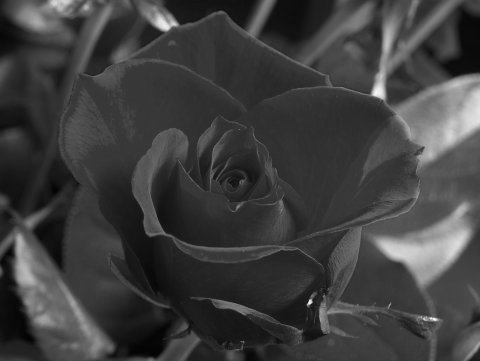
%> input picture HW1/HistogramMatching/rose.jpg, 480 x 361 px
$ octave hist_matching.m   (GNU Octave 9; MATLAB toolbox functions it lacks are replaced by stand-ins)
%> lines starting %> are read from the running program, lines starting %| are printed output that depends on the picture
im1=imread('rose.jpg');
%> im1 is the input picture: size 361x480 uint8; min 1, max 255, mean 62.7
im2=imread('cameraman.tif'); % Reference image
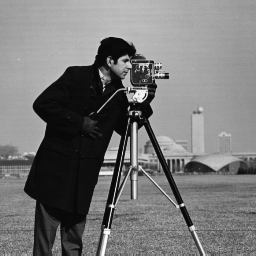
%> input picture HW1/HistogramMatching/cameraman.tif, 256 x 256 px
%> im2 is the input picture: size 256x256 uint8; min 7, max 253, mean 118.7
if ndims(im1) == 3
    im1 = rgb2gray(im1);
end

M = zeros(256,1,'uint8');

figure(1);
subplot(1,2,1), imshow(im1);
subplot(1,2,2), imhist(im1);
title('Original image and its histogram');
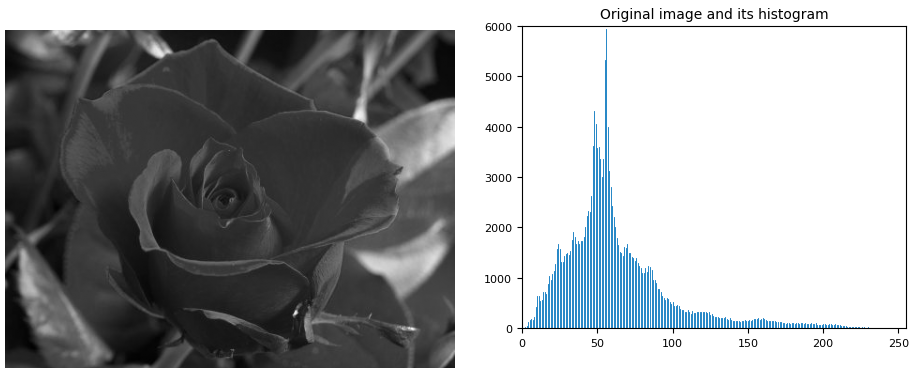
%> figure redrawn from the program's plot data, 2 panels
hist1 = imhist(im1); % Compute histogram
%> hist1 = 256 values, max 5941 at index 57, min 0 at index 1, mean 676.9

figure(2);
subplot(1,2,1), imshow(im2);
subplot(1,2,2), imhist(im2);
title('Reference image and its histogram');
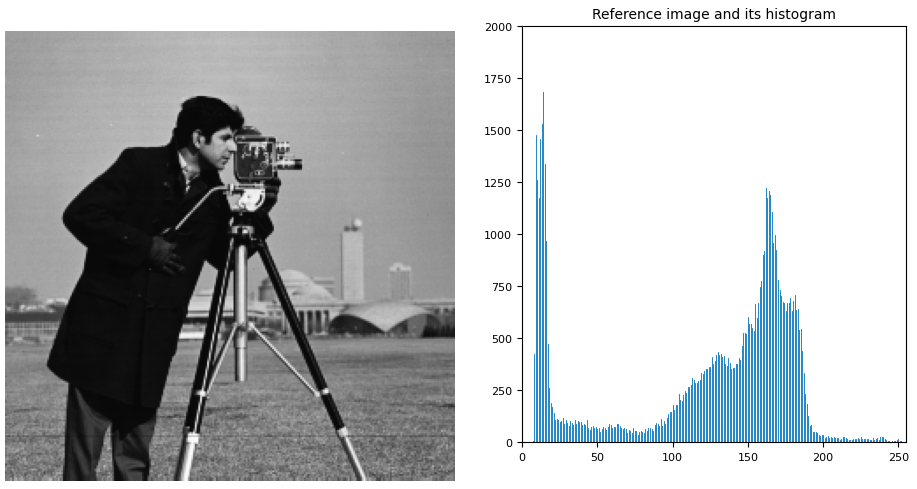
%> figure redrawn from the program's plot data, 2 panels
hist2 = imhist(im2); % Compute histogram
%> hist2 = 256 values, max 1685 at index 15, min 0 at index 1, mean 256

cdf1 = cumsum(hist1) / numel(im1); % Compute CDFs
%> cdf1 = 256 values from 0 to 1
cdf2 = cumsum(hist2) / numel(im2);
%> cdf2 = 256 values from 0 to 1
for idx = 1:256
    [~, ind] = min(abs(cdf1(idx) - cdf2));
    M(idx) = ind - 1;
end
%> this loop made 256 passes
%> ind on passes 1 to 3: 1, 1, 8
%> after the loop, M = 256 values from 0 to 253
out = M(double(im1)+1);
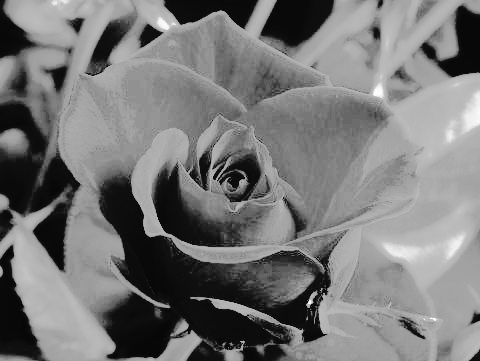
%> out: size 361x480 uint8; min 0, max 253, mean 119.4

figure(3);
subplot(1,2,1), imshow(out);
subplot(1,2,2), imhist(out);
title('Result Image and its histogram after matching');
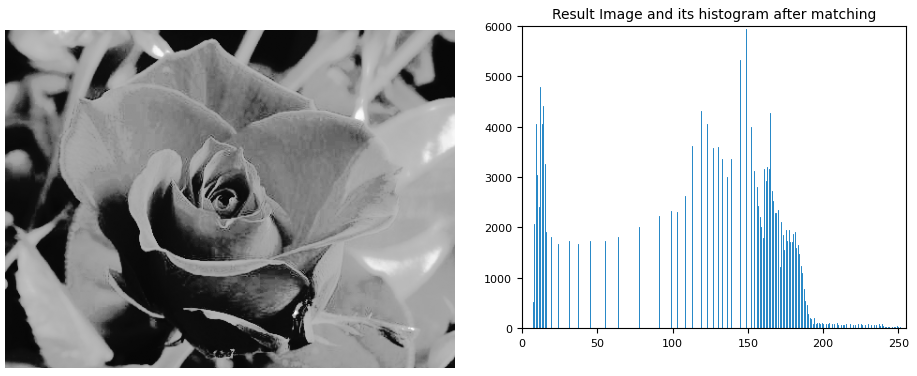
%> figure redrawn from the program's plot data, 2 panels
